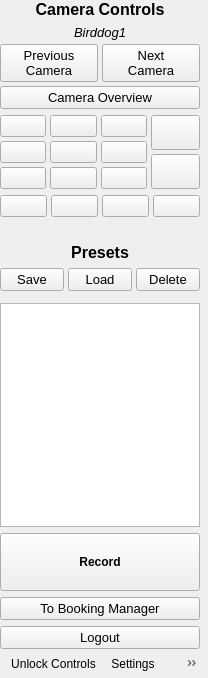
<?xml version="1.0" encoding="UTF-8"?>
<ui version="4.0">
 <class>PTZControls</class>
 <widget class="QDockWidget" name="PTZControls">
  <property name="geometry">
   <rect>
    <x>0</x>
    <y>0</y>
    <width>208</width>
    <height>678</height>
   </rect>
  </property>
  <property name="maximumSize">
   <size>
    <width>208</width>
    <height>524287</height>
   </size>
  </property>
  <property name="contextMenuPolicy">
   <enum>Qt::CustomContextMenu</enum>
  </property>
  <property name="floating">
   <bool>false</bool>
  </property>
  <property name="features">
   <set>QDockWidget::DockWidgetClosable|QDockWidget::DockWidgetFloatable|QDockWidget::DockWidgetMovable</set>
  </property>
  <property name="windowTitle">
   <string>PTZ Controls</string>
  </property>
  <widget class="QWidget" name="dockWidgetContents">
   <property name="contextMenuPolicy">
    <enum>Qt::CustomContextMenu</enum>
   </property>
   <layout class="QVBoxLayout" name="dockWidgetContentsVerticalLayout">
    <property name="spacing">
     <number>0</number>
    </property>
    <property name="leftMargin">
     <number>0</number>
    </property>
    <property name="topMargin">
     <number>0</number>
    </property>
    <property name="rightMargin">
     <number>0</number>
    </property>
    <property name="bottomMargin">
     <number>0</number>
    </property>
    <item>
     <widget class="QSplitter" name="splitter">
      <property name="orientation">
       <enum>Qt::Horizontal</enum>
      </property>
      <property name="childrenCollapsible">
       <bool>false</bool>
      </property>
      <widget class="QWidget" name="splitterWidgetLeft" native="true">
       <property name="maximumSize">
        <size>
         <width>200</width>
         <height>16777215</height>
        </size>
       </property>
       <layout class="QVBoxLayout" name="verticalLayout">
        <item>
         <widget class="QLabel" name="cameraControlsLabel">
          <property name="font">
           <font>
            <pointsize>12</pointsize>
            <bold>true</bold>
           </font>
          </property>
          <property name="text">
           <string>Camera Controls</string>
          </property>
          <property name="alignment">
           <set>Qt::AlignCenter</set>
          </property>
         </widget>
        </item>
        <item>
         <layout class="QVBoxLayout" name="cameraSelectionLayout">
          <property name="spacing">
           <number>4</number>
          </property>
          <item>
           <widget class="QLabel" name="currentCameraLabel">
            <property name="font">
             <font>
              <pointsize>10</pointsize>
              <italic>true</italic>
              <bold>false</bold>
              <underline>false</underline>
             </font>
            </property>
            <property name="text">
             <string>Birddog1</string>
            </property>
            <property name="alignment">
             <set>Qt::AlignCenter</set>
            </property>
            <property name="margin">
             <number>0</number>
            </property>
           </widget>
          </item>
          <item>
           <layout class="QHBoxLayout" name="horizontalLayout_3">
            <property name="spacing">
             <number>4</number>
            </property>
            <item>
             <widget class="QPushButton" name="previousCamButton">
              <property name="font">
               <font>
                <pointsize>10</pointsize>
                <bold>false</bold>
                <strikeout>false</strikeout>
                <kerning>true</kerning>
               </font>
              </property>
              <property name="text">
               <string>Previous
Camera</string>
              </property>
             </widget>
            </item>
            <item>
             <widget class="QPushButton" name="nextCamButton">
              <property name="font">
               <font>
                <pointsize>10</pointsize>
                <bold>false</bold>
               </font>
              </property>
              <property name="text">
               <string>Next
Camera</string>
              </property>
              <property name="flat">
               <bool>false</bool>
              </property>
             </widget>
            </item>
           </layout>
          </item>
          <item>
           <widget class="QPushButton" name="overviewButton">
            <property name="font">
             <font>
              <pointsize>10</pointsize>
              <bold>false</bold>
             </font>
            </property>
            <property name="text">
             <string>Camera Overview</string>
            </property>
           </widget>
          </item>
         </layout>
        </item>
        <item>
         <widget class="QWidget" name="movementControlsWidget" native="true">
          <layout class="QGridLayout" name="movementControlsGridLayout">
           <property name="leftMargin">
            <number>0</number>
           </property>
           <property name="topMargin">
            <number>0</number>
           </property>
           <property name="rightMargin">
            <number>0</number>
           </property>
           <property name="bottomMargin">
            <number>0</number>
           </property>
           <property name="spacing">
            <number>4</number>
           </property>
           <item row="0" column="0" rowspan="3" colspan="3">
            <widget class="QStackedWidget" name="pantiltStack">
             <property name="currentIndex">
              <number>0</number>
             </property>
             <widget class="QWidget" name="buttonsPage">
              <layout class="QGridLayout" name="pantiltGridLayout">
               <property name="leftMargin">
                <number>0</number>
               </property>
               <property name="topMargin">
                <number>0</number>
               </property>
               <property name="rightMargin">
                <number>0</number>
               </property>
               <property name="bottomMargin">
                <number>0</number>
               </property>
               <property name="spacing">
                <number>4</number>
               </property>
               <item row="0" column="0">
                <widget class="QPushButton" name="panTiltButton_upleft">
                 <property name="sizePolicy">
                  <sizepolicy hsizetype="Minimum" vsizetype="Minimum">
                   <horstretch>0</horstretch>
                   <verstretch>0</verstretch>
                  </sizepolicy>
                 </property>
                 <property name="minimumSize">
                  <size>
                   <width>20</width>
                   <height>20</height>
                  </size>
                 </property>
                 <property name="toolTip">
                  <string>&lt;html&gt;&lt;head/&gt;&lt;body&gt;&lt;p&gt;Move camera up left&lt;br/&gt;&amp;lt;ctrl&amp;gt;+click: fast&lt;br/&gt;&amp;lt;shift&amp;gt;+click: slow&lt;/p&gt;&lt;/body&gt;&lt;/html&gt;</string>
                 </property>
                 <property name="text">
                  <string/>
                 </property>
                 <property name="icon">
                  <iconset resource="ptz-controls.qrc">
                   <normaloff>:/icons/icons/pantilt_upleft.svg</normaloff>:/icons/icons/pantilt_upleft.svg</iconset>
                 </property>
                </widget>
               </item>
               <item row="0" column="1">
                <widget class="QPushButton" name="panTiltButton_up">
                 <property name="sizePolicy">
                  <sizepolicy hsizetype="Minimum" vsizetype="Minimum">
                   <horstretch>0</horstretch>
                   <verstretch>0</verstretch>
                  </sizepolicy>
                 </property>
                 <property name="minimumSize">
                  <size>
                   <width>20</width>
                   <height>20</height>
                  </size>
                 </property>
                 <property name="toolTip">
                  <string>&lt;html&gt;&lt;head/&gt;&lt;body&gt;&lt;p&gt;Move camera up&lt;br/&gt;&amp;lt;ctrl&amp;gt;+click: fast&lt;br/&gt;&amp;lt;shift&amp;gt;+click: slow&lt;/p&gt;&lt;/body&gt;&lt;/html&gt;</string>
                 </property>
                 <property name="text">
                  <string/>
                 </property>
                 <property name="icon">
                  <iconset resource="ptz-controls.qrc">
                   <normaloff>:/icons/icons/pantilt_up.svg</normaloff>:/icons/icons/pantilt_up.svg</iconset>
                 </property>
                </widget>
               </item>
               <item row="0" column="2">
                <widget class="QPushButton" name="panTiltButton_upright">
                 <property name="sizePolicy">
                  <sizepolicy hsizetype="Minimum" vsizetype="Minimum">
                   <horstretch>0</horstretch>
                   <verstretch>0</verstretch>
                  </sizepolicy>
                 </property>
                 <property name="minimumSize">
                  <size>
                   <width>20</width>
                   <height>20</height>
                  </size>
                 </property>
                 <property name="toolTip">
                  <string>&lt;html&gt;&lt;head/&gt;&lt;body&gt;&lt;p&gt;Move camera up right&lt;br/&gt;&amp;lt;ctrl&amp;gt;+click: fast&lt;br/&gt;&amp;lt;shift&amp;gt;+click: slow&lt;/p&gt;&lt;/body&gt;&lt;/html&gt;</string>
                 </property>
                 <property name="text">
                  <string/>
                 </property>
                 <property name="icon">
                  <iconset resource="ptz-controls.qrc">
                   <normaloff>:/icons/icons/pantilt_upright.svg</normaloff>:/icons/icons/pantilt_upright.svg</iconset>
                 </property>
                </widget>
               </item>
               <item row="2" column="1">
                <widget class="QPushButton" name="panTiltButton_down">
                 <property name="sizePolicy">
                  <sizepolicy hsizetype="Minimum" vsizetype="Minimum">
                   <horstretch>0</horstretch>
                   <verstretch>0</verstretch>
                  </sizepolicy>
                 </property>
                 <property name="minimumSize">
                  <size>
                   <width>20</width>
                   <height>20</height>
                  </size>
                 </property>
                 <property name="toolTip">
                  <string>&lt;html&gt;&lt;head/&gt;&lt;body&gt;&lt;p&gt;Move camera down&lt;br/&gt;&amp;lt;ctrl&amp;gt;+click: fast&lt;br/&gt;&amp;lt;shift&amp;gt;+click: slow&lt;/p&gt;&lt;/body&gt;&lt;/html&gt;</string>
                 </property>
                 <property name="text">
                  <string/>
                 </property>
                 <property name="icon">
                  <iconset resource="ptz-controls.qrc">
                   <normaloff>:/icons/icons/pantilt_down.svg</normaloff>:/icons/icons/pantilt_down.svg</iconset>
                 </property>
                </widget>
               </item>
               <item row="2" column="0">
                <widget class="QPushButton" name="panTiltButton_downleft">
                 <property name="sizePolicy">
                  <sizepolicy hsizetype="Minimum" vsizetype="Minimum">
                   <horstretch>0</horstretch>
                   <verstretch>0</verstretch>
                  </sizepolicy>
                 </property>
                 <property name="minimumSize">
                  <size>
                   <width>20</width>
                   <height>20</height>
                  </size>
                 </property>
                 <property name="toolTip">
                  <string>&lt;html&gt;&lt;head/&gt;&lt;body&gt;&lt;p&gt;Move camera down left&lt;br/&gt;&amp;lt;ctrl&amp;gt;+click: fast&lt;br/&gt;&amp;lt;shift&amp;gt;+click: slow&lt;/p&gt;&lt;/body&gt;&lt;/html&gt;</string>
                 </property>
                 <property name="text">
                  <string/>
                 </property>
                 <property name="icon">
                  <iconset resource="ptz-controls.qrc">
                   <normaloff>:/icons/icons/pantilt_downleft.svg</normaloff>:/icons/icons/pantilt_downleft.svg</iconset>
                 </property>
                </widget>
               </item>
               <item row="1" column="0">
                <widget class="QPushButton" name="panTiltButton_left">
                 <property name="sizePolicy">
                  <sizepolicy hsizetype="Minimum" vsizetype="Minimum">
                   <horstretch>0</horstretch>
                   <verstretch>0</verstretch>
                  </sizepolicy>
                 </property>
                 <property name="minimumSize">
                  <size>
                   <width>20</width>
                   <height>20</height>
                  </size>
                 </property>
                 <property name="toolTip">
                  <string>&lt;html&gt;&lt;head/&gt;&lt;body&gt;&lt;p&gt;Move camera left&lt;br/&gt;&amp;lt;ctrl&amp;gt;+click: fast&lt;br/&gt;&amp;lt;shift&amp;gt;+click: slow&lt;/p&gt;&lt;/body&gt;&lt;/html&gt;</string>
                 </property>
                 <property name="text">
                  <string/>
                 </property>
                 <property name="icon">
                  <iconset resource="ptz-controls.qrc">
                   <normaloff>:/icons/icons/pantilt_left.svg</normaloff>:/icons/icons/pantilt_left.svg</iconset>
                 </property>
                </widget>
               </item>
               <item row="2" column="2">
                <widget class="QPushButton" name="panTiltButton_downright">
                 <property name="sizePolicy">
                  <sizepolicy hsizetype="Minimum" vsizetype="Minimum">
                   <horstretch>0</horstretch>
                   <verstretch>0</verstretch>
                  </sizepolicy>
                 </property>
                 <property name="minimumSize">
                  <size>
                   <width>20</width>
                   <height>20</height>
                  </size>
                 </property>
                 <property name="toolTip">
                  <string>&lt;html&gt;&lt;head/&gt;&lt;body&gt;&lt;p&gt;Move camera down right&lt;br/&gt;&amp;lt;ctrl&amp;gt;+click: fast&lt;br/&gt;&amp;lt;shift&amp;gt;+click: slow&lt;/p&gt;&lt;/body&gt;&lt;/html&gt;</string>
                 </property>
                 <property name="text">
                  <string/>
                 </property>
                 <property name="icon">
                  <iconset resource="ptz-controls.qrc">
                   <normaloff>:/icons/icons/pantilt_downright.svg</normaloff>:/icons/icons/pantilt_downright.svg</iconset>
                 </property>
                </widget>
               </item>
               <item row="1" column="2">
                <widget class="QPushButton" name="panTiltButton_right">
                 <property name="sizePolicy">
                  <sizepolicy hsizetype="Minimum" vsizetype="Minimum">
                   <horstretch>0</horstretch>
                   <verstretch>0</verstretch>
                  </sizepolicy>
                 </property>
                 <property name="minimumSize">
                  <size>
                   <width>20</width>
                   <height>20</height>
                  </size>
                 </property>
                 <property name="toolTip">
                  <string>&lt;html&gt;&lt;head/&gt;&lt;body&gt;&lt;p&gt;Move camera right&lt;br/&gt;&amp;lt;ctrl&amp;gt;+click: fast&lt;br/&gt;&amp;lt;shift&amp;gt;+click: slow&lt;/p&gt;&lt;/body&gt;&lt;/html&gt;</string>
                 </property>
                 <property name="text">
                  <string/>
                 </property>
                 <property name="icon">
                  <iconset resource="ptz-controls.qrc">
                   <normaloff>:/icons/icons/pantilt_right.svg</normaloff>:/icons/icons/pantilt_right.svg</iconset>
                 </property>
                </widget>
               </item>
               <item row="1" column="1">
                <widget class="QPushButton" name="panTiltButton_home">
                 <property name="sizePolicy">
                  <sizepolicy hsizetype="Minimum" vsizetype="Minimum">
                   <horstretch>0</horstretch>
                   <verstretch>0</verstretch>
                  </sizepolicy>
                 </property>
                 <property name="minimumSize">
                  <size>
                   <width>20</width>
                   <height>20</height>
                  </size>
                 </property>
                 <property name="text">
                  <string/>
                 </property>
                 <property name="icon">
                  <iconset resource="ptz-controls.qrc">
                   <normaloff>:/icons/icons/pantilt_home.svg</normaloff>:/icons/icons/pantilt_home.svg</iconset>
                 </property>
                </widget>
               </item>
              </layout>
             </widget>
             <widget class="QWidget" name="touchPage">
              <layout class="QVBoxLayout" name="touchPageVerticalLayout">
               <property name="leftMargin">
                <number>0</number>
               </property>
               <property name="topMargin">
                <number>0</number>
               </property>
               <property name="rightMargin">
                <number>0</number>
               </property>
               <property name="bottomMargin">
                <number>0</number>
               </property>
               <item>
                <widget class="TouchControl" name="panTiltTouch" native="true"/>
               </item>
              </layout>
             </widget>
            </widget>
           </item>
           <item row="0" column="3" rowspan="3">
            <layout class="QVBoxLayout" name="zoomControlsVerticalLayout">
             <item>
              <widget class="QPushButton" name="zoomButton_tele">
               <property name="sizePolicy">
                <sizepolicy hsizetype="Minimum" vsizetype="Minimum">
                 <horstretch>0</horstretch>
                 <verstretch>0</verstretch>
                </sizepolicy>
               </property>
               <property name="minimumSize">
                <size>
                 <width>20</width>
                 <height>20</height>
                </size>
               </property>
               <property name="toolTip">
                <string>&lt;html&gt;&lt;head/&gt;&lt;body&gt;&lt;p&gt;Zoom camera in&lt;br/&gt;&amp;lt;ctrl&amp;gt;+click: fast&lt;br/&gt;&amp;lt;shift&amp;gt;+click: slow&lt;/p&gt;&lt;/body&gt;&lt;/html&gt;</string>
               </property>
               <property name="layoutDirection">
                <enum>Qt::LeftToRight</enum>
               </property>
               <property name="icon">
                <iconset resource="ptz-controls.qrc">
                 <normaloff>:/icons/icons/zoom_in.svg</normaloff>:/icons/icons/zoom_in.svg</iconset>
               </property>
              </widget>
             </item>
             <item>
              <widget class="QPushButton" name="zoomButton_wide">
               <property name="sizePolicy">
                <sizepolicy hsizetype="Minimum" vsizetype="Minimum">
                 <horstretch>0</horstretch>
                 <verstretch>0</verstretch>
                </sizepolicy>
               </property>
               <property name="minimumSize">
                <size>
                 <width>20</width>
                 <height>20</height>
                </size>
               </property>
               <property name="toolTip">
                <string>&lt;html&gt;&lt;head/&gt;&lt;body&gt;&lt;p&gt;Zoom camera out&lt;br/&gt;&amp;lt;ctrl&amp;gt;+click: fast&lt;br/&gt;&amp;lt;shift&amp;gt;+click: slow&lt;/p&gt;&lt;/body&gt;&lt;/html&gt;</string>
               </property>
               <property name="icon">
                <iconset resource="ptz-controls.qrc">
                 <normaloff>:/icons/icons/zoom_out.svg</normaloff>:/icons/icons/zoom_out.svg</iconset>
               </property>
              </widget>
             </item>
            </layout>
           </item>
          </layout>
         </widget>
        </item>
        <item>
         <layout class="QHBoxLayout" name="focusControlsHorizontalLayout">
          <property name="spacing">
           <number>4</number>
          </property>
          <item>
           <widget class="QPushButton" name="focusButton_auto">
            <property name="sizePolicy">
             <sizepolicy hsizetype="Minimum" vsizetype="Minimum">
              <horstretch>0</horstretch>
              <verstretch>0</verstretch>
             </sizepolicy>
            </property>
            <property name="minimumSize">
             <size>
              <width>20</width>
              <height>20</height>
             </size>
            </property>
            <property name="toolTip">
             <string>&lt;html&gt;&lt;head/&gt;&lt;body&gt;&lt;p&gt;Toggle Autofocus On/Off&lt;/p&gt;&lt;/body&gt;&lt;/html&gt;</string>
            </property>
            <property name="icon">
             <iconset resource="ptz-controls.qrc">
              <normaloff>:/icons/icons/focus_auto.svg</normaloff>:/icons/icons/focus_auto.svg</iconset>
            </property>
            <property name="checkable">
             <bool>true</bool>
            </property>
           </widget>
          </item>
          <item>
           <widget class="QPushButton" name="focusButton_near">
            <property name="sizePolicy">
             <sizepolicy hsizetype="Minimum" vsizetype="Minimum">
              <horstretch>0</horstretch>
              <verstretch>0</verstretch>
             </sizepolicy>
            </property>
            <property name="minimumSize">
             <size>
              <width>20</width>
              <height>20</height>
             </size>
            </property>
            <property name="toolTip">
             <string>&lt;html&gt;&lt;head/&gt;&lt;body&gt;&lt;p&gt;Focus near&lt;br/&gt;&amp;lt;ctrl&amp;gt;+click: fast&lt;br/&gt;&amp;lt;shift&amp;gt;+click: slow&lt;/p&gt;&lt;/body&gt;&lt;/html&gt;</string>
            </property>
            <property name="icon">
             <iconset resource="ptz-controls.qrc">
              <normaloff>:/icons/icons/focus_near.svg</normaloff>:/icons/icons/focus_near.svg</iconset>
            </property>
           </widget>
          </item>
          <item>
           <widget class="QPushButton" name="focusButton_far">
            <property name="sizePolicy">
             <sizepolicy hsizetype="Minimum" vsizetype="Minimum">
              <horstretch>0</horstretch>
              <verstretch>0</verstretch>
             </sizepolicy>
            </property>
            <property name="minimumSize">
             <size>
              <width>20</width>
              <height>20</height>
             </size>
            </property>
            <property name="toolTip">
             <string>&lt;html&gt;&lt;head/&gt;&lt;body&gt;&lt;p&gt;Focus far&lt;br/&gt;&amp;lt;ctrl&amp;gt;+click: fast&lt;br/&gt;&amp;lt;shift&amp;gt;+click: slow&lt;/p&gt;&lt;/body&gt;&lt;/html&gt;</string>
            </property>
            <property name="layoutDirection">
             <enum>Qt::LeftToRight</enum>
            </property>
            <property name="icon">
             <iconset resource="ptz-controls.qrc">
              <normaloff>:/icons/icons/focus_far.svg</normaloff>:/icons/icons/focus_far.svg</iconset>
            </property>
           </widget>
          </item>
          <item>
           <widget class="QPushButton" name="focusButton_onetouch">
            <property name="sizePolicy">
             <sizepolicy hsizetype="Minimum" vsizetype="Minimum">
              <horstretch>0</horstretch>
              <verstretch>0</verstretch>
             </sizepolicy>
            </property>
            <property name="minimumSize">
             <size>
              <width>20</width>
              <height>20</height>
             </size>
            </property>
            <property name="toolTip">
             <string>&lt;html&gt;&lt;head/&gt;&lt;body&gt;&lt;p&gt;One-touch Autofocus&lt;/p&gt;&lt;/body&gt;&lt;/html&gt;</string>
            </property>
            <property name="text">
             <string/>
            </property>
            <property name="icon">
             <iconset>
              <normaloff>:/res/images/interact.svg</normaloff>:/res/images/interact.svg</iconset>
            </property>
           </widget>
          </item>
         </layout>
        </item>
        <item>
         <spacer name="horizontalSpacer_2">
          <property name="orientation">
           <enum>Qt::Horizontal</enum>
          </property>
          <property name="sizeHint" stdset="0">
           <size>
            <width>40</width>
            <height>20</height>
           </size>
          </property>
         </spacer>
        </item>
        <item>
         <widget class="QLabel" name="presetsLabel">
          <property name="font">
           <font>
            <pointsize>12</pointsize>
            <bold>true</bold>
           </font>
          </property>
          <property name="text">
           <string>Presets</string>
          </property>
          <property name="alignment">
           <set>Qt::AlignCenter</set>
          </property>
         </widget>
        </item>
        <item>
         <layout class="QHBoxLayout" name="presetControlsHorizontalLayout">
          <property name="spacing">
           <number>4</number>
          </property>
          <item>
           <widget class="QPushButton" name="savePresetButton">
            <property name="font">
             <font>
              <pointsize>10</pointsize>
             </font>
            </property>
            <property name="text">
             <string>Save</string>
            </property>
           </widget>
          </item>
          <item>
           <widget class="QPushButton" name="loadPresetButton">
            <property name="font">
             <font>
              <pointsize>10</pointsize>
             </font>
            </property>
            <property name="text">
             <string>Load</string>
            </property>
           </widget>
          </item>
          <item>
           <widget class="QPushButton" name="deletePresetButton">
            <property name="font">
             <font>
              <pointsize>10</pointsize>
              <bold>false</bold>
             </font>
            </property>
            <property name="toolTip">
             <string>Delete the selected preset</string>
            </property>
            <property name="text">
             <string>Delete</string>
            </property>
           </widget>
          </item>
         </layout>
        </item>
        <item>
         <widget class="CircularListView" name="cameraList">
          <property name="enabled">
           <bool>false</bool>
          </property>
          <property name="sizePolicy">
           <sizepolicy hsizetype="Minimum" vsizetype="Expanding">
            <horstretch>0</horstretch>
            <verstretch>0</verstretch>
           </sizepolicy>
          </property>
          <property name="minimumSize">
           <size>
            <width>100</width>
            <height>0</height>
           </size>
          </property>
          <property name="maximumSize">
           <size>
            <width>16777215</width>
            <height>0</height>
           </size>
          </property>
          <property name="contextMenuPolicy">
           <enum>Qt::CustomContextMenu</enum>
          </property>
          <property name="editTriggers">
           <set>QAbstractItemView::NoEditTriggers</set>
          </property>
         </widget>
        </item>
        <item>
         <widget class="CircularListView" name="presetListView">
          <property name="contextMenuPolicy">
           <enum>Qt::CustomContextMenu</enum>
          </property>
          <property name="editTriggers">
           <set>QAbstractItemView::EditKeyPressed</set>
          </property>
         </widget>
        </item>
        <item>
         <layout class="QVBoxLayout" name="recordButtonLayout">
          <item>
           <widget class="QPushButton" name="recordButton">
            <property name="sizePolicy">
             <sizepolicy hsizetype="Minimum" vsizetype="Expanding">
              <horstretch>0</horstretch>
              <verstretch>0</verstretch>
             </sizepolicy>
            </property>
            <property name="minimumSize">
             <size>
              <width>0</width>
              <height>58</height>
             </size>
            </property>
            <property name="maximumSize">
             <size>
              <width>16777215</width>
              <height>58</height>
             </size>
            </property>
            <property name="font">
             <font>
              <bold>true</bold>
             </font>
            </property>
            <property name="text">
             <string>Record</string>
            </property>
           </widget>
          </item>
          <item>
           <widget class="QPushButton" name="toBookingManagerButton">
            <property name="font">
             <font>
              <pointsize>10</pointsize>
              <bold>false</bold>
             </font>
            </property>
            <property name="text">
             <string>To Booking Manager</string>
            </property>
           </widget>
          </item>
          <item>
           <widget class="QPushButton" name="logoutButton">
            <property name="font">
             <font>
              <pointsize>10</pointsize>
              <bold>false</bold>
             </font>
            </property>
            <property name="text">
             <string>Logout</string>
            </property>
           </widget>
          </item>
         </layout>
        </item>
       </layout>
      </widget>
     </widget>
    </item>
    <item>
     <widget class="QToolBar" name="ptzToolbar">
      <property name="maximumSize">
       <size>
        <width>200</width>
        <height>16777215</height>
       </size>
      </property>
      <property name="iconSize">
       <size>
        <width>16</width>
        <height>16</height>
       </size>
      </property>
      <addaction name="actionDisableLiveMoves"/>
      <addaction name="actionPTZProperties"/>
      <addaction name="actionFollowPreview"/>
      <addaction name="actionFollowProgram"/>
     </widget>
    </item>
   </layout>
  </widget>
  <action name="actionPTZProperties">
   <property name="enabled">
    <bool>true</bool>
   </property>
   <property name="icon">
    <iconset>
     <normaloff>:/settings/images/settings/general.svg</normaloff>:/settings/images/settings/general.svg</iconset>
   </property>
   <property name="text">
    <string>Settings</string>
   </property>
   <property name="toolTip">
    <string>PTZ Camera Properties</string>
   </property>
   <property name="themeID" stdset="0">
    <string notr="true">propertiesIconSmall</string>
   </property>
  </action>
  <action name="actionDisableLiveMoves">
   <property name="checkable">
    <bool>true</bool>
   </property>
   <property name="text">
    <string>Unlock Controls</string>
   </property>
   <property name="toolTip">
    <string>Block changes to live cameras</string>
   </property>
  </action>
  <actiongroup name="actionGroupFollowMode">
   <action name="actionFollowPreview">
    <property name="checkable">
     <bool>true</bool>
    </property>
    <property name="icon">
     <iconset resource="ptz-controls.qrc">
      <normaloff>:/icons/icons/followmode_preview_inactive.svg</normaloff>
      <normalon>:/icons/icons/followmode_preview.svg</normalon>:/icons/icons/followmode_preview_inactive.svg</iconset>
    </property>
    <property name="text">
     <string>Autoselect Preview</string>
    </property>
    <property name="toolTip">
     <string>Autoselect Preview Camera</string>
    </property>
   </action>
   <action name="actionFollowProgram">
    <property name="checkable">
     <bool>true</bool>
    </property>
    <property name="icon">
     <iconset resource="ptz-controls.qrc">
      <normaloff>:/icons/icons/followmode_live_inactive.svg</normaloff>
      <normalon>:/icons/icons/followmode_live.svg</normalon>:/icons/icons/followmode_live_inactive.svg</iconset>
    </property>
    <property name="text">
     <string>Autoselect Program</string>
    </property>
    <property name="toolTip">
     <string>Autoselect Program Camera</string>
    </property>
   </action>
  </actiongroup>
 </widget>
 <customwidgets>
  <customwidget>
   <class>TouchControl</class>
   <extends>QWidget</extends>
   <header>touch-control.hpp</header>
   <container>1</container>
  </customwidget>
  <customwidget>
   <class>CircularListView</class>
   <extends>QListView</extends>
   <header>circularlistview.hpp</header>
  </customwidget>
 </customwidgets>
 <resources>
  <include location="ptz-controls.qrc"/>
 </resources>
 <connections/>
</ui>
